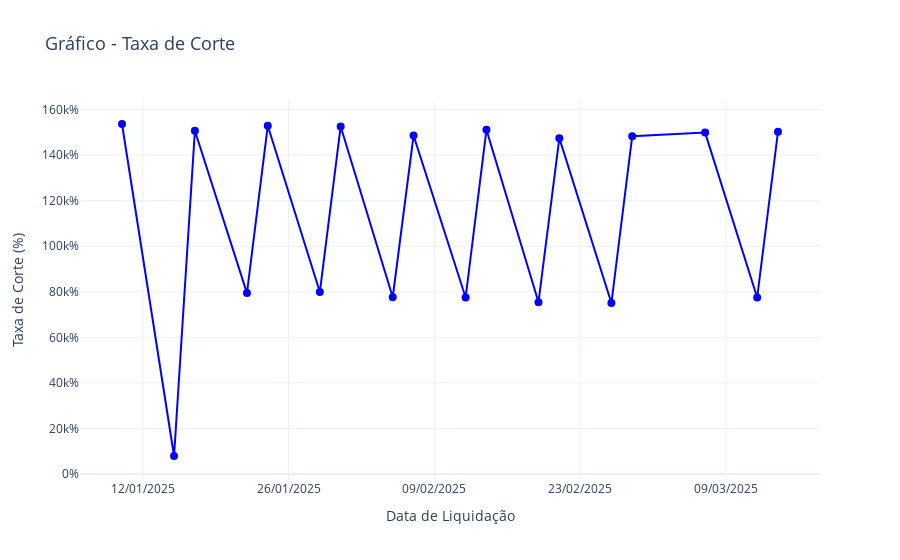

Notebook code cell kept with this figure:
### Markdown cell above
### Gráfico da Taxa de Corte

### Code cell
import plotly.graph_objects as go

# Garantir que a coluna 'taxaCorte' seja convertida corretamente
if tabela['taxaCorte'].dtype == 'object':  # Verifica se a coluna é do tipo string
    tabela['taxaCorte'] = tabela['taxaCorte'].str.rstrip('%').astype(float)

# Garantir que a coluna de datas ('dataLiquidacao') esteja no formato datetime
tabela['dataLiquidacao'] = pd.to_datetime(tabela['dataLiquidacao'], errors='coerce')

# Selecionar o maior valor de 'taxaCorte' para cada data
picos_por_data = tabela.groupby('dataLiquidacao', as_index=False).max()

# Criar o gráfico de linha conectando os picos
fig = go.Figure()

# Adicionar a linha conectando os picos
fig.add_trace(go.Scatter(
    x=picos_por_data['dataLiquidacao'],
    y=picos_por_data['taxaCorte'],
    mode='lines+markers',
    name='Picos por Data',
    line=dict(color='blue'),
    marker=dict(size=8, color='blue', symbol='circle')
))

# Personalizar o layout
fig.update_layout(
    title='Gráfico - Taxa de Corte ',
    xaxis_title='Data de Liquidação',
    yaxis_title='Taxa de Corte (%)',
    template='plotly_white',
    xaxis=dict(tickformat='%d/%m/%Y'),
    yaxis=dict(ticksuffix='%'),
    title_font_size=18,
    xaxis_title_font_size=14,
    yaxis_title_font_size=14
)

# Exibir o gráfico
fig.show()

### Figure 1 — Plotly figure (JSON) as saved in the notebook; plotly's stock layout.template omitted (floating-point values rounded to 4 significant figures)
{"data": [{"line": {"color": "blue"}, "marker": {"color": "blue", "size": 8, "symbol": "circle"}, "mode": "lines+markers", "name": "Picos por Data", "type": "scatter", "x": ["2025-01-10T00:00:00.000000000", "2025-01-15T00:00:00.000000000", "2025-01-17T00:00:00.000000000", "2025-01-22T00:00:00.000000000", "2025-01-24T00:00:00.000000000", "2025-01-29T00:00:00.000000000", "2025-01-31T00:00:00.000000000", "2025-02-05T00:00:00.000000000", "2025-02-07T00:00:00.000000000", "2025-02-12T00:00:00.000000000", "2025-02-14T00:00:00.000000000", "2025-02-19T00:00:00.000000000", "2025-02-21T00:00:00.000000000", "2025-02-26T00:00:00.000000000", "2025-02-28T00:00:00.000000000", "2025-03-07T00:00:00.000000000", "2025-03-12T00:00:00.000000000", "2025-03-14T00:00:00.000000000"], "y": [153646, 7916, 150675, 79422, 152899, 79897, 152558, 77597, 148588, 77489, 151088, 75441, 147428, 75072, 148298, 149868, 77489, 150275]}], "layout": {"title": {"font": {"size": 18}, "text": "Gráfico - Taxa de Corte "}, "xaxis": {"tickformat": "%d/%m/%Y", "title": {"font": {"size": 14}, "text": "Data de Liquidação"}}, "yaxis": {"ticksuffix": "%", "title": {"font": {"size": 14}, "text": "Taxa de Corte (%)"}}}}
